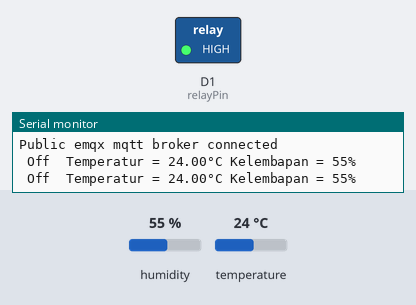
A sketch run on a simulated ESP8266 (NodeMCU). Shown: switched loads named in the sketch (green lamp = pin HIGH), the last lines printed to the serial monitor. The test bench sets the inputs (shaded band); at power-on: temperature 24 °C, humidity 55 %. WiFi joins after 1.5 s; servers stay silent unless stated; no MQTT or app messages arrive unless stated.

Above: at 2.7 s.
2.8 s: temperature set to 33 °C
5.5 s: temperature set to 36 °C
At 6.3 s:
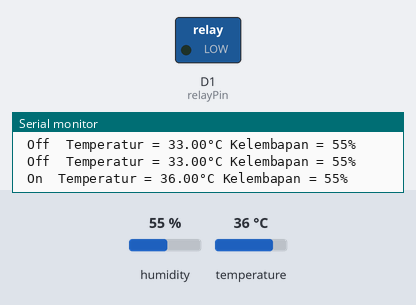
8.2 s: temperature set to 12 °C
At 10.8 s:
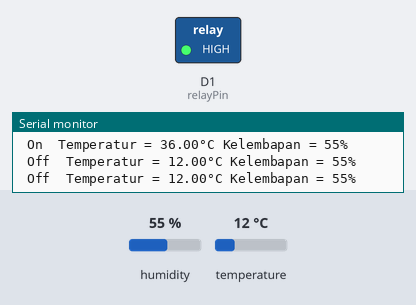
11.1 s: temperature set to 41 °C
At 12.4 s:
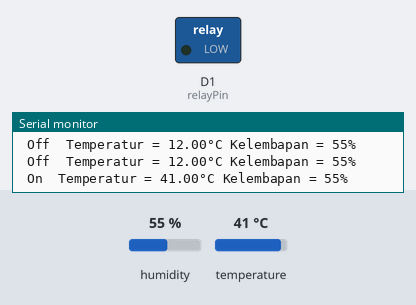
Timing chart, 0 to 14.1 s (numbered marks = the images above; inputs shaded):
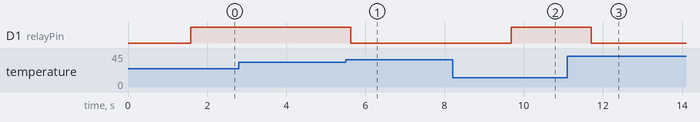

Measured:
- the behaviour switches between 34 and 35 °C on temperature (found by bisection; images 0 and 1)
- after the input at 5.5 s, D1 (relayPin): HIGH → LOW after 0.13 s
- after the input at 8.2 s, D1 (relayPin): LOW → HIGH after 1.5 s
- after the input at 11.1 s, D1 (relayPin): HIGH → LOW after 0.61 s

The sketch:

Tugas3IOT71220924.ino
```cpp
#include <ESP8266WiFi.h>
#include <PubSubClient.h>
#include "DHT.h"

#define DHTPIN D4   //Masukin ke D4
#define DHTTYPE DHT11

DHT dht(DHTPIN, DHTTYPE);
const int relayPin = D1;
float suhu;

const char *ssid = "Redmi10S";
const char *password = "steve123";

const char *mqtt_broker = "broker.emqx.io";
const char *topic = "Tugas IOT 71220924 Giovanka/Sensor suhu dengan relay";
const char *mqtt_username = "qwerty";
const char *mqtt_password = "public";
const int mqtt_port = 1883;

WiFiClient espClient;
PubSubClient client(espClient);

void setup() {
  Serial.begin(115200);
  WiFi.begin(ssid, password);
  while (WiFi.status() != WL_CONNECTED) {
    delay(500);
    Serial.println("Connecting to WiFi...");
  }
  Serial.println("Connected to the WiFi network");
  // connecting to a mqtt broker
  client.setServer(mqtt_broker, mqtt_port);
  client.setCallback(callback);
  while(!client.connected()){
    String client_id = "esp8266-client-";
    client_id += String(WiFi.macAddress());
    Serial.printf("The client %s connects to the public mqtt broker\n", client_id.c_str());
    if(client.connect(client_id.c_str(), mqtt_username, mqtt_password)){
      Serial.println("Public emqx mqtt broker connected");
    } else {
      Serial.print("failed with state ");
      Serial.print(client.state());
      delay(750);
    }
  }
  client.subscribe(topic);

  pinMode(relayPin, OUTPUT);
  dht.begin();
}

void callback(char *topic, byte *payload, unsigned int length) {
  Serial.print("Message arrived in topic: ");
  Serial.println(topic);
  Serial.print("Message:");
  for (int i = 0; i < length; i++) {
    Serial.print((char)payload[i]);
  }
  Serial.println();
  Serial.println("------------------------");
}

String msg_out;

void loop() {

  float t = dht.readTemperature();
  int h = dht.readHumidity();

  if (t>34){
    digitalWrite(relayPin, LOW);
    Serial.print(" On  ");
  } else {
    digitalWrite(relayPin, HIGH);
    Serial.print(" Off  ");
  }
  Serial.print("Temperatur = ");
  Serial.print(t);
  Serial.print("°C");

  Serial.print(" Kelembapan = ");
  Serial.print(h);
  Serial.print("%\n");

  delay(250);

  msg_out = "Temperature: "+String(t)+"°C     Kelembapan: "+String(h)+" %     " ;
  int str_len = msg_out.length()+1;
  char char_array[str_len];
  msg_out.toCharArray(char_array, str_len);
  client.publish(topic, char_array);
  delay(750);
}
```
